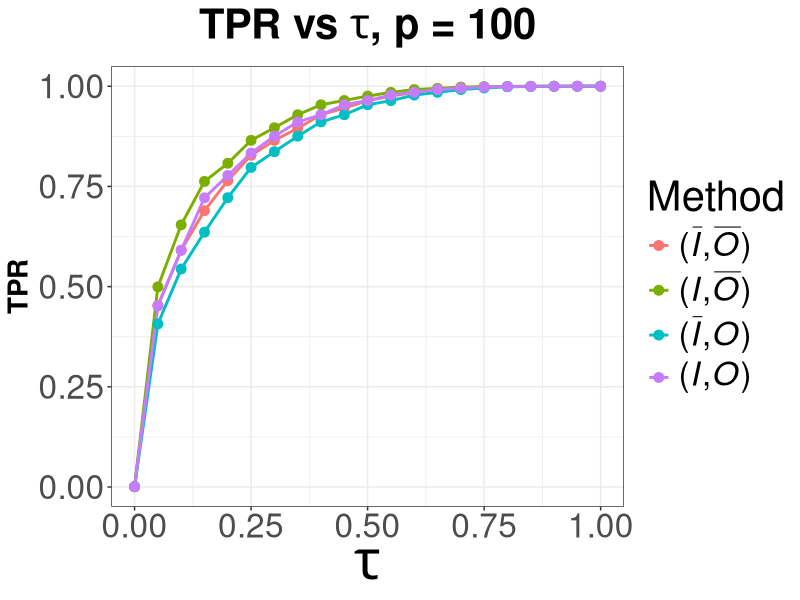
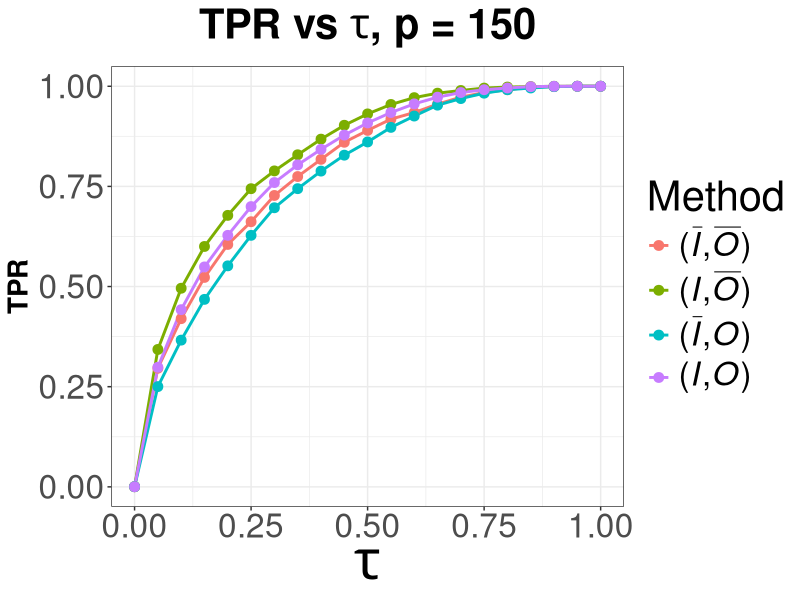
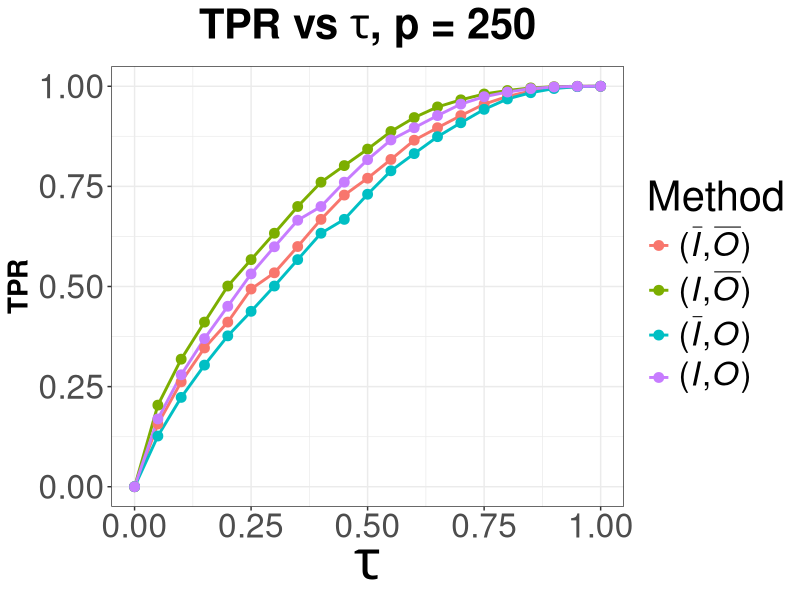

Generate these figures, in order, with R:
library(ggplot2)
library(reshape2)

tau <- c(0.0, 0.05, 0.1, 0.15, 0.2, 0.25, 0.3, 0.35, 0.4, 0.45, 0.5, 0.55, 0.6, 0.65, 0.7, 0.75, 0.8, 0.85, 0.9, 0.95, 1.0)

#######################################################################################################################
# p = 100
#######################################################################################################################

simple <- c(0.00073, 0.453, 0.5908, 0.68955, 0.76454, 0.82772, 0.86499, 0.89532, 0.92886, 0.94558, 0.96399, 0.97541, 0.98477, 0.99145, 0.99459, 0.99793, 0.99917, 0.99965, 0.99998, 1.0, 1.0)
indirect <- c(0.00073, 0.49942, 0.65422, 0.76251, 0.80768, 0.86499, 0.89651, 0.92886, 0.95377, 0.96445, 0.97541, 0.98477, 0.99173, 0.99459, 0.99793, 0.99905, 0.99952, 0.99993, 0.99999, 1.0, 1.0)
overlapping <- c(0.00073, 0.40691, 0.54404, 0.63588, 0.72183, 0.79746, 0.8367, 0.87545, 0.91107, 0.92886, 0.95386, 0.96399, 0.97798, 0.98477, 0.99173, 0.99578, 0.99863, 0.99948, 0.99992, 1.0, 1.0)
indirect_overlapping <- c(0.00073, 0.45214, 0.59084, 0.72158, 0.77742, 0.83325, 0.87545, 0.91107, 0.92886, 0.95386, 0.96445, 0.97798, 0.98482, 0.99173, 0.99553, 0.99794, 0.99929, 0.99982, 0.99998, 1.0, 1.0)

df <- data.frame(tau, simple, indirect, overlapping, indirect_overlapping)
colnames(df) <- c("tau", "Simple", "Indirect", "Overlap", "Both")
df2 <- melt(df, id = "tau", variable.name="Method")

tpr1 <- ggplot(df2, aes(x = tau, y = value, color = Method)) + 
  geom_line(size = 1) + 
  geom_point(size = 3) + 
  labs(title=expression(bold("TPR vs "*tau*", p = 100")),
       x =expression(tau), 
       y ="TPR") + 
  scale_colour_discrete(name = "Method", labels =c(expression("("*bar(italic("I"))*","*bar(italic("O"))*")"), 
                                                   expression("("*italic("I")*","*bar(italic("O"))*")"), 
                                                   expression("("*bar(italic("I"))*","*italic("O")*")"), 
                                                   expression("("*italic("I")*","*italic("O")*")"))) +
  theme_bw() +
  theme(text = element_text(size=30),
        plot.title = element_text(size=30, face="bold", hjust = 0.5),
        axis.title.x = element_text(size=40, face="bold"),
        axis.title.y = element_text(size=20, face="bold"),
        legend.text.align = 0)

#######################################################################################################################
# p = 150
#######################################################################################################################

simple <- c(0.00036, 0.29619, 0.41984, 0.52279, 0.60512, 0.66181, 0.72736, 0.77462, 0.81752, 0.86014, 0.88979, 0.91792, 0.93439, 0.95534, 0.97285, 0.98427, 0.99134, 0.99798, 0.99903, 0.99996, 1.0)
indirect <- c(0.00036, 0.34301, 0.49576, 0.60005, 0.6777, 0.74428, 0.78867, 0.82893, 0.86795, 0.90259, 0.93095, 0.95452, 0.97154, 0.9827, 0.98938, 0.99542, 0.99798, 0.99903, 0.99986, 1.0, 1.0)
overlapping <- c(0.00036, 0.25031, 0.36626, 0.46799, 0.55167, 0.62782, 0.69667, 0.74434, 0.7882, 0.82794, 0.86095, 0.8973, 0.92558, 0.9528, 0.96921, 0.9827, 0.99127, 0.99561, 0.99903, 0.99995, 1.0)
indirect_overlapping <- c(0.00036, 0.29841, 0.4423, 0.54899, 0.62782, 0.69962, 0.75958, 0.80379, 0.84256, 0.87809, 0.90844, 0.93434, 0.95601, 0.97271, 0.98423, 0.99134, 0.99565, 0.99892, 0.99983, 0.99998, 1.0)

df <- data.frame(tau, simple, indirect, overlapping, indirect_overlapping)
colnames(df) <- c("tau", "Simple", "Indirect", "Overlap", "Both")
df2 <- melt(df, id = "tau", variable.name="Method")

tpr2 <- ggplot(df2, aes(x = tau, y = value, color = Method)) + 
  geom_line(size = 1) + 
  geom_point(size = 3) + 
  labs(title=expression(bold("TPR vs "*tau*", p = 150")),
       x =expression(tau), 
       y ="TPR") + 
  scale_colour_discrete(name = "Method", labels =c(expression("("*bar(italic("I"))*","*bar(italic("O"))*")"), 
                                                   expression("("*italic("I")*","*bar(italic("O"))*")"), 
                                                   expression("("*bar(italic("I"))*","*italic("O")*")"), 
                                                   expression("("*italic("I")*","*italic("O")*")"))) +
  theme_bw() +
  theme(text = element_text(size=30),
        plot.title = element_text(size=30, face="bold", hjust = 0.5),
        axis.title.x = element_text(size=40, face="bold"),
        axis.title.y = element_text(size=20, face="bold"),
        legend.text.align = 0)

#######################################################################################################################
# p = 250
#######################################################################################################################

simple <- c(0.0001, 0.1566, 0.26191, 0.34652, 0.41111, 0.49367, 0.5342, 0.5998, 0.66763, 0.72825, 0.77037, 0.81721, 0.86526, 0.89641, 0.92671, 0.95544, 0.97447, 0.98821, 0.99603, 0.9994, 1.0)
indirect <- c(0.0001, 0.20377, 0.31854, 0.41111, 0.50114, 0.5671, 0.63298, 0.69975, 0.76045, 0.80187, 0.84307, 0.88704, 0.9218, 0.94837, 0.96607, 0.98064, 0.9893, 0.99582, 0.99882, 0.99987, 1.0)
overlapping <- c(0.0001, 0.12663, 0.2231, 0.30371, 0.37675, 0.43801, 0.50115, 0.5671, 0.63298, 0.66763, 0.73032, 0.78888, 0.83178, 0.87406, 0.90883, 0.94232, 0.96829, 0.98385, 0.99429, 0.99904, 1.0)
indirect_overlapping <- c(0.0001, 0.16935, 0.27954, 0.36991, 0.45064, 0.53154, 0.59917, 0.66544, 0.69975, 0.76046, 0.81666, 0.86589, 0.89641, 0.92671, 0.95542, 0.97388, 0.98558, 0.99402, 0.9982, 0.99978, 1.0)

df <- data.frame(tau, simple, indirect, overlapping, indirect_overlapping)
colnames(df) <- c("tau", "Simple", "Indirect", "Overlap", "Both")
df2 <- melt(df, id = "tau", variable.name="Method")

tpr3 <- ggplot(df2, aes(x = tau, y = value, color = Method)) + 
  geom_line(size = 1) + 
  geom_point(size = 3) + 
  labs(title=expression(bold("TPR vs "*tau*", p = 250")),
       x =expression(tau), 
       y ="TPR") + 
  scale_colour_discrete(name = "Method", labels =c(expression("("*bar(italic("I"))*","*bar(italic("O"))*")"), 
                                                   expression("("*italic("I")*","*bar(italic("O"))*")"), 
                                                   expression("("*bar(italic("I"))*","*italic("O")*")"), 
                                                   expression("("*italic("I")*","*italic("O")*")"))) +
  theme_bw() +
  theme(text = element_text(size=30),
        plot.title = element_text(size=30, face="bold", hjust = 0.5),
        axis.title.x = element_text(size=40, face="bold"),
        axis.title.y = element_text(size=20, face="bold"),
        legend.text.align = 0)

#######################################################################################################################
# Save plots
#######################################################################################################################

ggsave(file="<DIR>/tpr_100.svg", plot=tpr1, width=16, height=9)
ggsave(file="<DIR>/tpr_150.svg", plot=tpr2, width=16, height=9)
ggsave(file="<DIR>/tpr_250.svg", plot=tpr3, width=16, height=9)